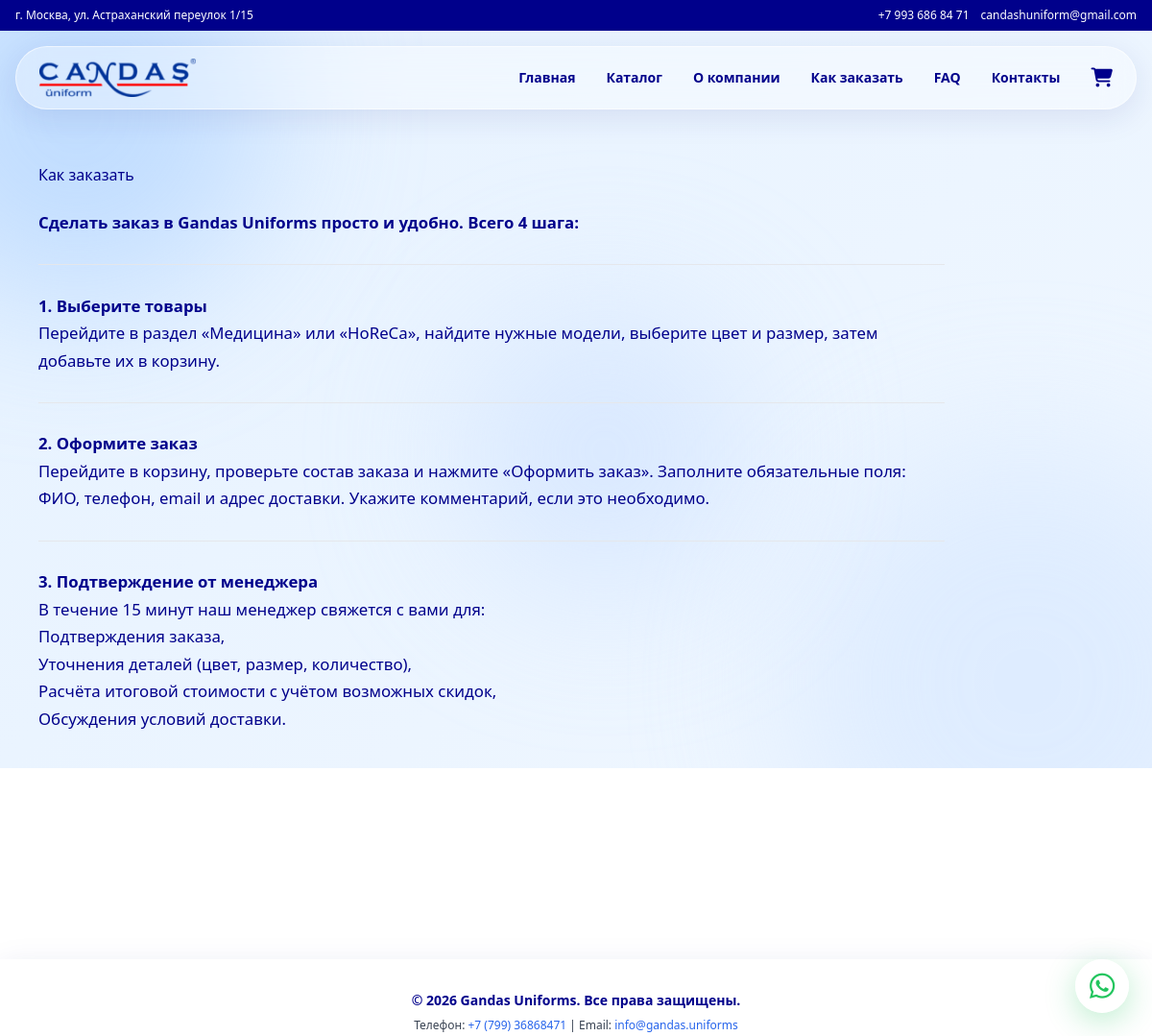
/how-to-order/, run on the app's committed database.
### core/models.py (models this page shows, shortened)
class InfoPage(models.Model):
    title = models.CharField(max_length=200, verbose_name="Заголовок")
    slug = models.SlugField(unique=True, verbose_name="URL-имя")
    content = RichTextField(verbose_name="Содержимое")
    class Meta:
        verbose_name = "Информационная страница"
        verbose_name_plural = "Информационные страницы"

### core/views.py (the view)
# urls.py: path('how-to-order/', views.info_page, {'slug': 'how-to-order'}, name='how_to_order'),
def info_page(request, slug):
    page = get_object_or_404(InfoPage, slug=slug)
    return render(request, 'core/info_page.html', {'page': page})

### core/templates/core/info_page.html (shortened to what this page needs)
{% extends 'base.html' %}
{% block content %}
<div class="container">
  <div class="glass-panel" style="background: var(--card-bg); padding: 40px; border-radius: var(--border-radius); box-shadow: var(--shadow);">
    <h1>{{ page.title }}</h1>
    <div style="margin-top: 24px; line-height: 1.7; font-size: 1.05rem;">
      {{ page.content|safe }}
    </div>
  </div>
</div>
{% endblock %}

### static/css/style.css (style rules this page uses)
:root { --text-color: #00008B; --accent: #4A90E2; }
body { font-family: 'Segoe UI', Tahoma, Geneva, Verdana, sans-serif; color: var(--text-color); overflow-x: hidden; }

### data on the page
InfoPage: title "Как заказать", content "Сделать заказ в Gandas Uniforms просто и удобно. Всего 4 шага: 1. Выберите товары Перейдите в раздел «Медицина» или «HoReCa», найдите нужные модели, выберите цвет и размер, затем добавьте их в корзину. 2. Оформите заказ Перейдите в корзину, проверьте состав заказа и нажмите «Оформить заказ». Заполните обязательные поля: ФИО, телефон, email и адрес доставки. Укажите комментарий, если это необходимо. 3. Подтверждение от менеджера В течение 15 минут наш менеджер свяжется с вами для: Подтверждения заказа, Уточнения деталей (цвет, размер, количество), Расчёта итоговой стоимости с учётом возможных скидок, Обсуждения условий доставки."
